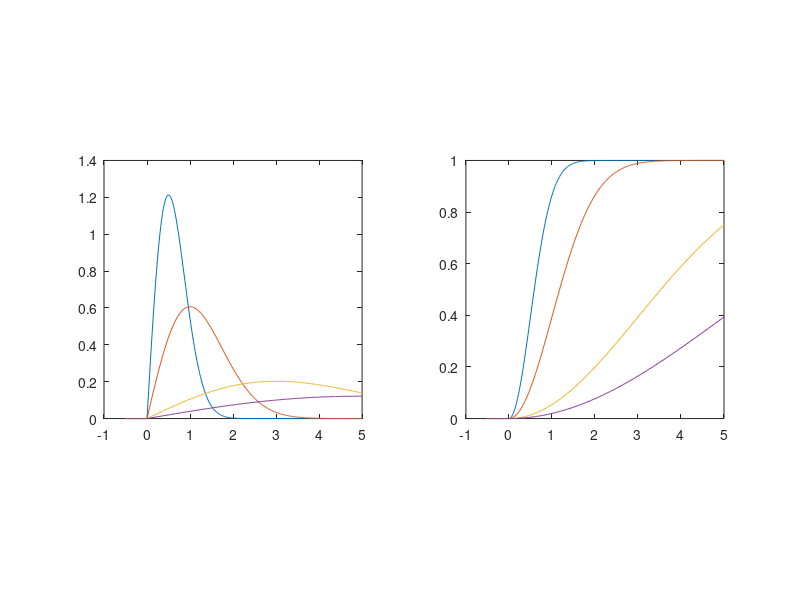

Write MATLAB code to recreate this figure.
% rayl_curve.m

x=[-eps:-0.02:-0.5,0:0.02:5]
x=sort(x')
b1=[0.5 1 3 5];
y1=[];
y2=[];
for i=1:length(b1)
    y1=[y1 raylpdf(x,b1(i))];
    y2=[y2 raylcdf(x,b1(i))];
end
subplot(1,2,1);
plot(x,y1);
axis square;
subplot(1,2,2);
plot(x,y2);
axis square;

